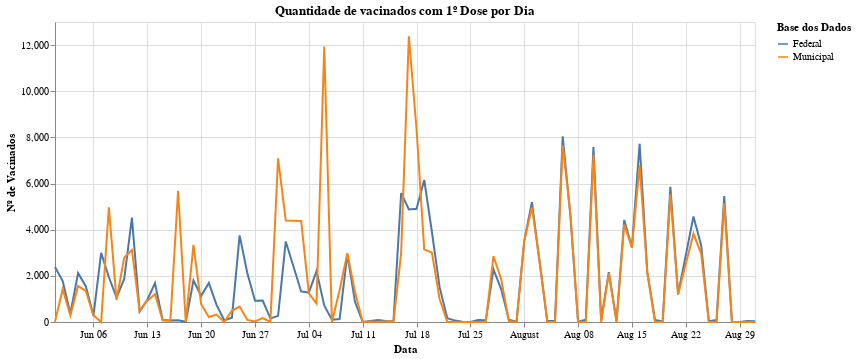

The notebook cell saved with this chart:
### Markdown cell above
### Aplicações da 1º Dose por Dia

### Code cell
alt.Chart(vacinados1DosePorDia).mark_line().encode(
    alt.X('data:T', title='Data'),
    alt.Y('aplic_por_dia:Q', title='Nº de Vacinados'),
    alt.Color('fonte_dados:N', title='Base dos Dados')
).properties(
    width=700,
    title='Quantidade de vacinados com 1º Dose por Dia'
)

### Figure 1 — Vega-Lite specification as saved in the notebook (floating-point values rounded to 4 significant figures; data arrays with more than 128 entries replaced by an {"elided": "..."} marker saying what was removed)
{"config": {"view": {"continuousWidth": 400, "continuousHeight": 300}}, "data": {"name": "data-262ea01ba53cda6d90f1ecba5aa254ac"}, "mark": "line", "encoding": {"color": {"type": "nominal", "field": "fonte_dados", "title": "Base dos Dados"}, "x": {"type": "temporal", "field": "data", "title": "Data"}, "y": {"type": "quantitative", "field": "aplic_por_dia", "title": "Nº de Vacinados"}}, "title": "Quantidade de vacinados com 1º Dose por Dia", "width": 700, "$schema": "https://vega.github.io/schema/vega-lite/v4.8.1.json", "datasets": {"data-262ea01ba53cda6d90f1ecba5aa254ac": {"elided": "180 records"}}}
